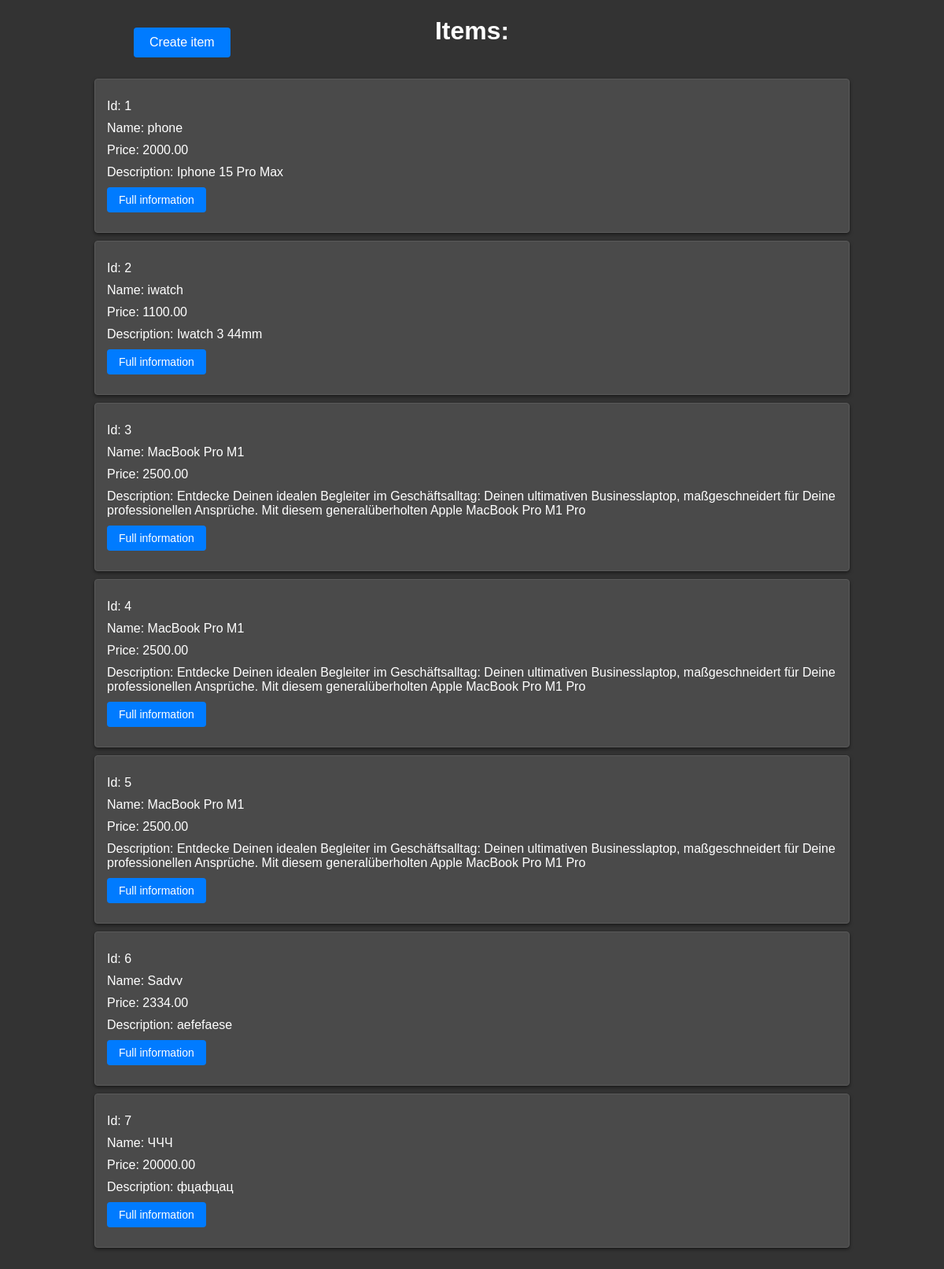
/main/, run on the app's committed database.
### shopapp/models.py (models this page shows, shortened)
class Item(models.Model):
    name = models.CharField(max_length=30)
    price = models.DecimalField(default=0, max_digits=8, decimal_places=2)
    descriptions = models.TextField(null=False, blank=True)

### shopapp/views.py (the view)
# urls.py: path("main/", main, name='main'),
def main(request):
    context={
    'items': Item.objects.all(),
    }
    return render(request, 'shopapp/main.html', context=context)

### templates/shopapp/main.html (shortened to what this page needs)
<!DOCTYPE html>
<html lang="en">
<head>
    {% load static %}
    <link rel="stylesheet" href="{% static 'css/main.css' %}">
</head>
<body>
    <a href="{% url 'create_item' %}" class="create-item-link">
        Create item
    </a>
    <h1>Items:</h1>
    <div class="container">
        {% if items %}
            {% for item in items %}
                <div class="item">
                    <p>Id: {{ item.id }}</p>
                    <p>Name: {{ item.name }}</p>
                    <p>Price: {{ item.price }}</p>
                    <p>Description: {{ item.descriptions }}</p>
                    <p><a href="{% url 'item_details' pk=item.pk %}">Full information</a></p>
                </div>
            {% endfor %}
        {% else %}
            <h2 class="no-products">No products yet</h2>
        {% endif %}
    </div>
</body>
</html>

### static/css/main.css (style rules this page uses)
body { font-family: Arial, sans-serif; background-color: #333; color: white; margin: 0; padding: 0; }
h1 { text-align: center; color: #fff; }
.create-item-link { display: block; padding: 10px 20px; background-color: #007bff; color: white; border-radius: 4px; text-decoration: none; font-size: 16px; margin: 35px; margin-left: 170px; position: absolute; top: 0; left: 0; }
.container { width: 80%; margin: 20px auto; padding: 20px; }
.item { background-color: #4a4a4a; border: 1px solid #5a5a5a; padding: 15px; margin-bottom: 10px; border-radius: 4px; box-shadow: 0 2px 4px rgba(0, 0, 0, 0.5); }
.item p { margin: 10px 0; }
a, .item a { display: inline-block; padding: 8px 15px; background-color: #007bff; color: white; border-radius: 4px; text-decoration: none; font-size: 14px; }

### data on the page
Item: id "1", name "phone", price "2000.00", descriptions "Iphone 15 Pro Max"
Item: id "2", name "iwatch", price "1100.00", descriptions "Iwatch 3 44mm"
Item: id "3", name "MacBook Pro M1", price "2500.00", descriptions "Entdecke Deinen idealen Begleiter im Geschäftsalltag: Deinen ultimativen Businesslaptop, maßgeschneidert für Deine professionellen Ansprüche. Mit diesem generalüberholten Apple MacBook Pro M1 Pro"
Item: id "4", name "MacBook Pro M1", price "2500.00", descriptions "Entdecke Deinen idealen Begleiter im Geschäftsalltag: Deinen ultimativen Businesslaptop, maßgeschneidert für Deine professionellen Ansprüche. Mit diesem generalüberholten Apple MacBook Pro M1 Pro"
Item: id "5", name "MacBook Pro M1", price "2500.00", descriptions "Entdecke Deinen idealen Begleiter im Geschäftsalltag: Deinen ultimativen Businesslaptop, maßgeschneidert für Deine professionellen Ansprüche. Mit diesem generalüberholten Apple MacBook Pro M1 Pro"
Item: id "6", name "Sadvv", price "2334.00", descriptions "aefefaese"
Item: id "7", name "ЧЧЧ", price "20000.00", descriptions "фцафцац"
